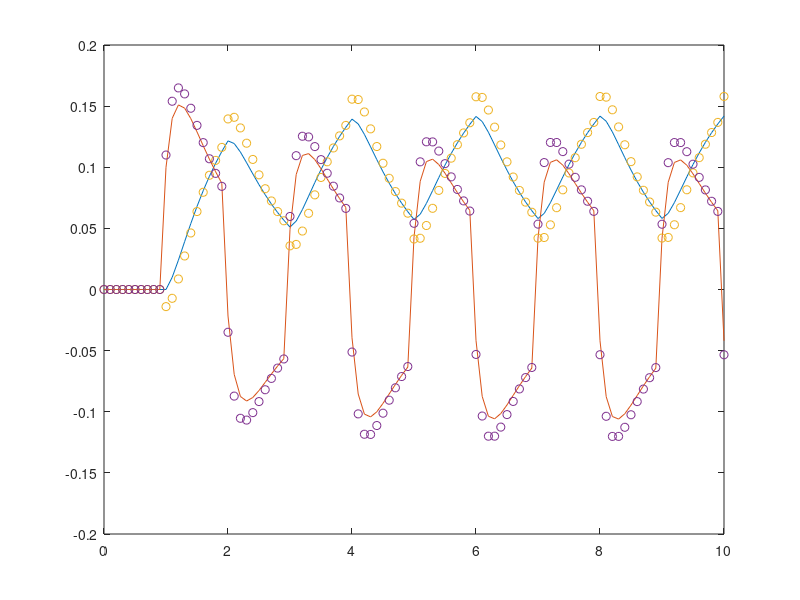

The MATLAB script that drew this image:
clear();
pkg load control

A = [0 1; -5 -6];
B = [0; 1];
C = [0 1];% 状態方程式を定義

Mo = [C; C*A];
obs = det(Mo)#可観測性を判定

Aa = A'
Ba = C'
Ca = B'
D = 0%状態観測器の設計をするために行列を転置

sys = ss(Aa, Ba, Ca, D)%状態空間モデルを生成
P = [-3, -4]
L = place(sys, P)'%極配置を行っている

u = 1;
x = [1; 1];
xh = [0;0];
yh = 0;
dt = 0.1;
t = 0:dt:10;
x = [0;0];
i = 0;

for n = t
	i = i + 1;
	u = mod(n,2) >= 1;

	dx = A * x + B * u;
	x = x + dx * dt;
	y = C * x;
	x1(i) = x(1);
	x2(i) = x(2);

	dxh = A * xh + B * u - L * (yh - y);
	xh = xh + dxh * dt;
	yh = C * xh;
	xh1(i) = xh(1);
	xh2(i) = xh(2);
endfor

plot(t, x1, t, x2, t, xh1, 'o', t, xh2, 'o');
